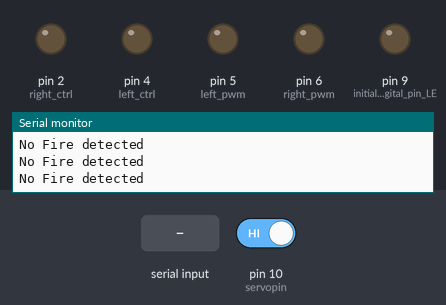
The sketch below on a simulated Arduino Uno, built with avr-gcc and run on an emulated ATmega328P. Parts: output pins drawn as LEDs (lit = HIGH), the last lines printed to the serial monitor. The inputs (shaded band) are chosen by the test bench; at power-on: pin 10 (servopin) HIGH. Pins used as bus, display or sensor lines are not drawn.

Above: at 1.8 s.
1.9 s: pin 10 (servopin) driven LOW
At 2.6 s:
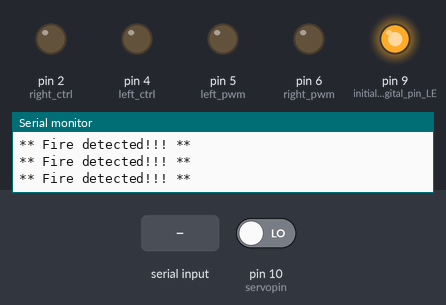
3.4 s: "F" received over Serial
At 4.0 s:
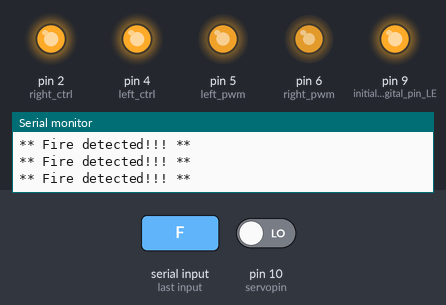
4.9 s: "B" received over Serial
At 5.4 s:
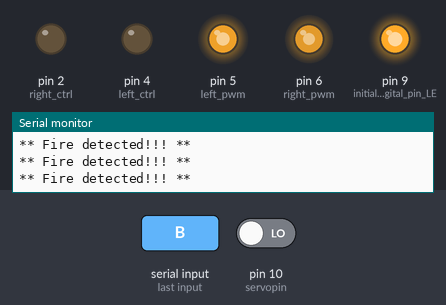
6.4 s: "L" received over Serial
At 6.7 s:
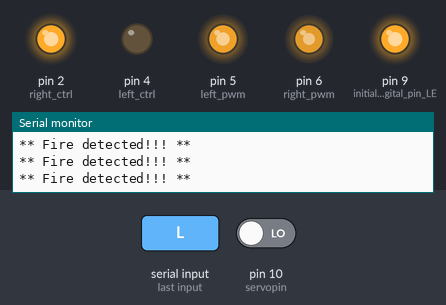
7.9 s: "R" received over Serial
At 9.1 s:
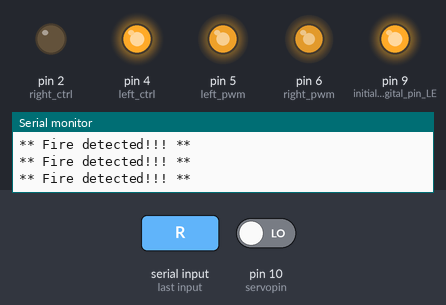
9.4 s: "S" received over Serial
At 10.8 s:
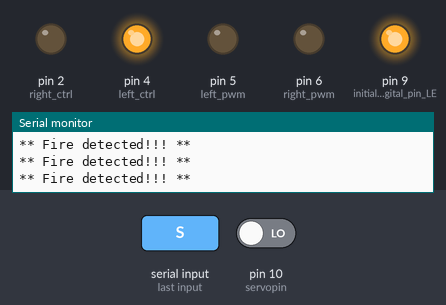
Timing chart, 0 to 11.9 s (numbered marks = the images above; inputs shaded):
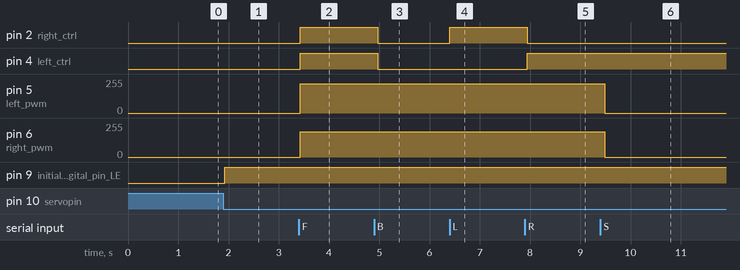

Measured:
- after the input at 1.9 s, pin 9 (initialize_digital_pin_LE): LOW → HIGH at once
- after the input at 3.4 s, pin 2 (right_ctrl), pin 4 (left_ctrl): LOW → HIGH at once; pin 5 (left_pwm): 0/255 → 220/255 at once; pin 6 (right_pwm): 0/255 → 190/255 at once
- after the input at 4.9 s, pin 2 (right_ctrl), pin 4 (left_ctrl): HIGH → LOW after 0.07 s
- after the input at 6.4 s, pin 2 (right_ctrl): LOW → HIGH at once
- after the input at 7.9 s, pin 2 (right_ctrl): HIGH → LOW after 0.05 s; pin 4 (left_ctrl): LOW → HIGH after 0.05 s
- after the input at 9.4 s, pin 5 (left_pwm): 220/255 → 0/255 after 0.09 s; pin 6 (right_pwm): 190/255 → 0/255 after 0.09 s

The sketch:

CW2_PDE_4432.ino
```cpp
unsigned char start01[] = { 0x01, 0x02, 0x04, 0x08, 0x10, 0x20, 0x40, 0x80, 0x80, 0x40, 0x20, 0x10, 0x08, 0x04, 0x02, 0x01 };
unsigned char front_matrix[] = { 0x00, 0x00, 0x00, 0x1c, 0x22, 0x2a, 0x1a, 0x08, 0x38, 0x00, 0x3e, 0x22, 0x22, 0x3e, 0x00, 0x00 };
unsigned char back_matrix[] = { 0x00, 0x7e, 0x12, 0x2a, 0x44, 0x00, 0x3e, 0x40, 0x40, 0x40, 0x3e, 0x00, 0x7e, 0x0c, 0x10, 0x7e };
;
unsigned char left_matrix[] = { 0x7e, 0x40, 0x40, 0x00, 0x7e, 0x52, 0x52, 0x42, 0x00, 0x7e, 0x12, 0x02, 0x00, 0x02, 0x7e, 0x02 };
unsigned char right_matrix[] = { 0x7e, 0x12, 0x6c, 0x00, 0x7e, 0x00, 0x3e, 0x42, 0x72, 0x00, 0x7e, 0x08, 0x7e, 0x02, 0x7e, 0x02 };
unsigned char STOP01[] = { 0x2E, 0x2A, 0x3A, 0x00, 0x02, 0x3E, 0x02, 0x00, 0x3E, 0x22, 0x3E, 0x00, 0x3E, 0x0A, 0x0E, 0x00 };
unsigned char clear[] = { 0x00, 0x00, 0x00, 0x00, 0x00, 0x00, 0x00, 0x00, 0x00, 0x00, 0x00, 0x00, 0x00, 0x00, 0x00, 0x00 };
#define SCL_Pin A5
#define SDA_Pin A4
#include <SR04.h>
#define TRIG_PIN 12
#define ECHO_PIN 13
SR04 sr04 = SR04(ECHO_PIN, TRIG_PIN);
long distance, distance1, distance2, distance3;
const int left_ctrl = 4;
const int left_pwm = 5;
const int right_ctrl = 2;
const int right_pwm = 6;
const int sensor_l = 11;
const int sensor_c = 7;
const int sensor_r = 8;
int l_val, c_val, r_val;
const int servopin = 10;
char BLE_val;
void setup() {
  Serial.begin(9600);
  servopulse(servopin, 90);
  pinMode(10, INPUT);  //initialize Flame sensor as input.
  pinMode(9, OUTPUT);  // initialize digital pin LED as an output.
  Serial.begin(9600);
  pinMode(left_ctrl, OUTPUT);
  pinMode(left_pwm, OUTPUT);
  pinMode(right_ctrl, OUTPUT);
  pinMode(right_pwm, OUTPUT);
  pinMode(sensor_l, INPUT);
  pinMode(sensor_c, INPUT);
  pinMode(sensor_r, INPUT);
  pinMode(SCL_Pin, OUTPUT);
  pinMode(SDA_Pin, OUTPUT);  //Clear the screen
  matrix_display(clear);
  matrix_display(start01);
}
void loop() {
  if (digitalRead(10) == 0) {
    digitalWrite(9, HIGH);  // Led ON
    Serial.println("** Fire detected!!! **");
  } else {
    digitalWrite(9, LOW);  // Led OFF
    Serial.println("No Fire detected");
  }
  delay(100);
  if (Serial.available() > 0) {
    BLE_val = Serial.read();
    Serial.println(BLE_val);
  }
  switch (BLE_val) {
    case 'F':
      front();
      matrix_display(front_matrix);
      break;
    case 'B':
      back();
      matrix_display(back_matrix);
      break;
    case 'L':
      left();
      matrix_display(left_matrix);
      break;
    case 'R':
      right();
      matrix_display(right_matrix);
      break;
    case 'S':
      Stop();
      matrix_display(STOP01);
      break;
    case 'X': tracking(); break;
    case 'Y': avoid(); break;
    case 'U': follow_car(); break;
  }
}
void avoid() {
  matrix_display(start01);
  int track_flag = 0;
  while (track_flag == 0) {
    distance1 = sr04.Distance();
    if ((distance1 < 20) && (distance1 != 0)) {
      Stop2();
      delay(100);
      servopulse(servopin, 180);
      delay(500);
      distance2 = sr04.Distance();
      delay(100);
      servopulse(servopin, 0);
      delay(500);
      distance3 = sr04.Distance();
      delay(100);
      if (distance2 > distance3) {
        left();
        servopulse(servopin, 90);
      } else {
        right();
        servopulse(servopin, 90);
      }
    } else {
      front();
    }
    if (Serial.available() > 0) {
      BLE_val = Serial.read();
      if (BLE_val == 'S') {
        track_flag = 1;
      }
    }
  }
}
void follow_car() {
  matrix_display(start01);
  servopulse(servopin, 90);
  int track_flag = 0;
  while (track_flag == 0) {
    distance = sr04.Distance();
    if (distance < 5) {
      front();
    } else if ((distance >= 5) && (distance < 10)) {
      Stop();
    } else if ((distance >= 10) && (distance < 35)) {
      back2();
    } else {
      Stop();
    }
    if (Serial.available() > 0) {
      BLE_val = Serial.read();
      if (BLE_val == 'S') {
        track_flag = 1;
      }
    }
  }
}
void servopulse(int servopin, int myangle) {
  for (int i = 0; i < 30; i++) {
    int pulsewidth = (myangle * 11) + 500;
    digitalWrite(servopin, HIGH);
    delayMicroseconds(pulsewidth);
    digitalWrite(servopin, LOW);
    delay(20 - pulsewidth / 1000);
  }
}
void tracking() {
  matrix_display(start01);
  int track_flag = 0;
  while (track_flag == 0) {
    l_val = digitalRead(sensor_l);
    c_val = digitalRead(sensor_c);
    r_val = digitalRead(sensor_r);
    if (c_val == 1) {
      front2();
    } else {
      if ((l_val == 1) && (r_val == 0)) {
        left();
      } else if ((l_val == 0) && (r_val == 1)) {
        right();
      } else {
        Stop();
      }
    }
    if (Serial.available() > 0) {
      BLE_val = Serial.read();
      if (BLE_val == 'S') {
        track_flag = 1;
      }
    }
  }
}
void front() {
  digitalWrite(left_ctrl, HIGH);
  analogWrite(left_pwm, 220);
  digitalWrite(right_ctrl, HIGH);
  analogWrite(right_pwm, 190);
}
void front2() {
  digitalWrite(left_ctrl, HIGH);
  analogWrite(left_pwm, 75);
  digitalWrite(right_ctrl, HIGH);
  analogWrite(right_pwm, 70);
}
void back() {
  digitalWrite(left_ctrl, LOW);
  analogWrite(left_pwm, 220);
  digitalWrite(right_ctrl, LOW);
  analogWrite(right_pwm, 190);
}
void back2() {
  digitalWrite(left_ctrl, LOW);
  analogWrite(left_pwm, 110);
  digitalWrite(right_ctrl, LOW);
  analogWrite(right_pwm, 90);
}
void left() {
  digitalWrite(left_ctrl, LOW);
  analogWrite(left_pwm, 220);
  digitalWrite(right_ctrl, HIGH);
  analogWrite(right_pwm, 190);
}
void right() {
  digitalWrite(left_ctrl, HIGH);
  analogWrite(left_pwm, 220);
  digitalWrite(right_ctrl, LOW);
  analogWrite(right_pwm, 190);
}
void Stop() {
  analogWrite(left_pwm, 0);
  analogWrite(right_pwm, 0);
}
void Stop2() {
  digitalWrite(left_ctrl, LOW);
  analogWrite(left_pwm, 200);
  digitalWrite(right_ctrl, LOW);
  analogWrite(right_pwm, 200);
  delay(50);
  analogWrite(left_pwm, 0);
  analogWrite(right_pwm, 0);
}
void matrix_display(unsigned char matrix_value[]) {
  IIC_start();
  IIC_send(0xc0);
  for (int i = 0; i < 16; i++) {
    IIC_send(matrix_value[i]);
  }
  IIC_end();
  IIC_start();
  IIC_send(0x8A);
  IIC_end();
}
void IIC_start() {
  digitalWrite(SCL_Pin, HIGH);
  delayMicroseconds(3);
  digitalWrite(SDA_Pin, HIGH);
  delayMicroseconds(3);
  digitalWrite(SDA_Pin, LOW);
  delayMicroseconds(3);
}
void IIC_send(unsigned char send_data) {
  for (char i = 0; i < 8; i++) {
    digitalWrite(SCL_Pin, LOW);
    delayMicroseconds(3);
    if (send_data & 0x01) {
      digitalWrite(SDA_Pin, HIGH);
    } else {
      digitalWrite(SDA_Pin, LOW);
    }
    delayMicroseconds(3);
    digitalWrite(SCL_Pin, HIGH);
    send_data = send_data >> 1;
  }
}
void IIC_end() {
  digitalWrite(SCL_Pin, LOW);
  delayMicroseconds(3);
  digitalWrite(SDA_Pin, LOW);
  delayMicroseconds(3);
  digitalWrite(SCL_Pin, HIGH);
  delayMicroseconds(3);
  digitalWrite(SDA_Pin, HIGH);
  delayMicroseconds(3);
}
```
